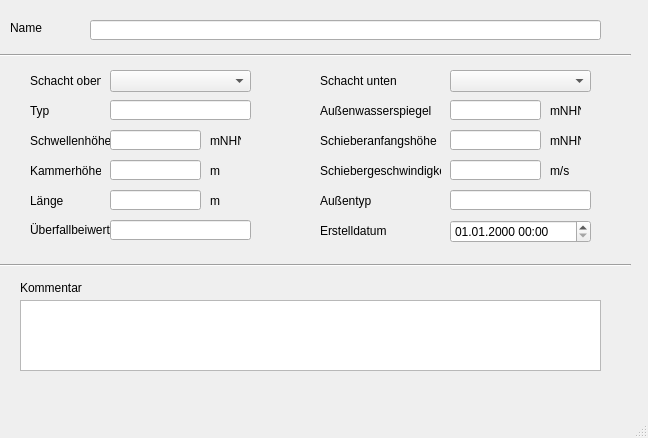
<?xml version="1.0" encoding="UTF-8"?>
<ui version="4.0">
 <class>MainWindow</class>
 <widget class="QMainWindow" name="MainWindow">
  <property name="geometry">
   <rect>
    <x>0</x>
    <y>0</y>
    <width>648</width>
    <height>438</height>
   </rect>
  </property>
  <property name="windowTitle">
   <string>MainWindow</string>
  </property>
  <widget class="QWidget" name="centralwidget">
   <widget class="QLabel" name="label">
    <property name="geometry">
     <rect>
      <x>10</x>
      <y>20</y>
      <width>46</width>
      <height>16</height>
     </rect>
    </property>
    <property name="text">
     <string>Name</string>
    </property>
   </widget>
   <widget class="QLabel" name="label_54">
    <property name="geometry">
     <rect>
      <x>30</x>
      <y>100</y>
      <width>71</width>
      <height>21</height>
     </rect>
    </property>
    <property name="text">
     <string>Typ</string>
    </property>
   </widget>
   <widget class="QLabel" name="label_61">
    <property name="geometry">
     <rect>
      <x>30</x>
      <y>220</y>
      <width>81</width>
      <height>20</height>
     </rect>
    </property>
    <property name="text">
     <string>Überfallbeiwert</string>
    </property>
   </widget>
   <widget class="QLabel" name="label_51">
    <property name="geometry">
     <rect>
      <x>320</x>
      <y>100</y>
      <width>121</width>
      <height>21</height>
     </rect>
    </property>
    <property name="text">
     <string>Außenwasserspiegel</string>
    </property>
   </widget>
   <widget class="QLabel" name="label_7">
    <property name="geometry">
     <rect>
      <x>30</x>
      <y>160</y>
      <width>71</width>
      <height>21</height>
     </rect>
    </property>
    <property name="text">
     <string>Kammerhöhe</string>
    </property>
   </widget>
   <widget class="QLabel" name="label_10">
    <property name="geometry">
     <rect>
      <x>320</x>
      <y>130</y>
      <width>121</width>
      <height>21</height>
     </rect>
    </property>
    <property name="text">
     <string>Schieberanfangshöhe</string>
    </property>
   </widget>
   <widget class="QLabel" name="label_11">
    <property name="geometry">
     <rect>
      <x>320</x>
      <y>190</y>
      <width>91</width>
      <height>21</height>
     </rect>
    </property>
    <property name="text">
     <string>Außentyp</string>
    </property>
   </widget>
   <widget class="QLabel" name="label_6">
    <property name="geometry">
     <rect>
      <x>30</x>
      <y>130</y>
      <width>81</width>
      <height>21</height>
     </rect>
    </property>
    <property name="text">
     <string>Schwellenhöhe</string>
    </property>
   </widget>
   <widget class="QLabel" name="label_17">
    <property name="geometry">
     <rect>
      <x>30</x>
      <y>190</y>
      <width>61</width>
      <height>21</height>
     </rect>
    </property>
    <property name="text">
     <string>Länge</string>
    </property>
   </widget>
   <widget class="QLabel" name="label_12">
    <property name="geometry">
     <rect>
      <x>320</x>
      <y>160</y>
      <width>121</width>
      <height>21</height>
     </rect>
    </property>
    <property name="text">
     <string>Schiebergeschwindigkeit</string>
    </property>
   </widget>
   <widget class="QLabel" name="label_3">
    <property name="geometry">
     <rect>
      <x>30</x>
      <y>70</y>
      <width>71</width>
      <height>21</height>
     </rect>
    </property>
    <property name="text">
     <string>Schacht oben</string>
    </property>
   </widget>
   <widget class="QLabel" name="label_9">
    <property name="geometry">
     <rect>
      <x>320</x>
      <y>70</y>
      <width>81</width>
      <height>21</height>
     </rect>
    </property>
    <property name="text">
     <string>Schacht unten</string>
    </property>
   </widget>
   <widget class="QLabel" name="label_70">
    <property name="geometry">
     <rect>
      <x>320</x>
      <y>220</y>
      <width>71</width>
      <height>21</height>
     </rect>
    </property>
    <property name="text">
     <string>Erstelldatum</string>
    </property>
   </widget>
   <widget class="Line" name="line">
    <property name="geometry">
     <rect>
      <x>0</x>
      <y>40</y>
      <width>631</width>
      <height>31</height>
     </rect>
    </property>
    <property name="orientation">
     <enum>Qt::Horizontal</enum>
    </property>
   </widget>
   <widget class="Line" name="line_2">
    <property name="geometry">
     <rect>
      <x>0</x>
      <y>250</y>
      <width>631</width>
      <height>31</height>
     </rect>
    </property>
    <property name="orientation">
     <enum>Qt::Horizontal</enum>
    </property>
   </widget>
   <widget class="QLabel" name="label_14">
    <property name="geometry">
     <rect>
      <x>20</x>
      <y>280</y>
      <width>81</width>
      <height>16</height>
     </rect>
    </property>
    <property name="text">
     <string>Kommentar</string>
    </property>
   </widget>
   <widget class="QLineEdit" name="wnam">
    <property name="geometry">
     <rect>
      <x>90</x>
      <y>20</y>
      <width>511</width>
      <height>20</height>
     </rect>
    </property>
   </widget>
   <widget class="QComboBox" name="schoben">
    <property name="geometry">
     <rect>
      <x>110</x>
      <y>70</y>
      <width>141</width>
      <height>22</height>
     </rect>
    </property>
   </widget>
   <widget class="QLineEdit" name="schwellenhoehe">
    <property name="geometry">
     <rect>
      <x>110</x>
      <y>130</y>
      <width>91</width>
      <height>20</height>
     </rect>
    </property>
   </widget>
   <widget class="QLineEdit" name="kammerhoehe">
    <property name="geometry">
     <rect>
      <x>110</x>
      <y>160</y>
      <width>91</width>
      <height>20</height>
     </rect>
    </property>
   </widget>
   <widget class="QLineEdit" name="laenge">
    <property name="geometry">
     <rect>
      <x>110</x>
      <y>190</y>
      <width>91</width>
      <height>20</height>
     </rect>
    </property>
   </widget>
   <widget class="QLineEdit" name="uebeiwert">
    <property name="geometry">
     <rect>
      <x>110</x>
      <y>220</y>
      <width>141</width>
      <height>20</height>
     </rect>
    </property>
   </widget>
   <widget class="QComboBox" name="schunten">
    <property name="geometry">
     <rect>
      <x>450</x>
      <y>70</y>
      <width>141</width>
      <height>22</height>
     </rect>
    </property>
   </widget>
   <widget class="QLineEdit" name="schieberhanf">
    <property name="geometry">
     <rect>
      <x>450</x>
      <y>130</y>
      <width>91</width>
      <height>20</height>
     </rect>
    </property>
   </widget>
   <widget class="QLineEdit" name="schiebergeschw">
    <property name="geometry">
     <rect>
      <x>450</x>
      <y>160</y>
      <width>91</width>
      <height>20</height>
     </rect>
    </property>
   </widget>
   <widget class="QLineEdit" name="aussenwsp">
    <property name="geometry">
     <rect>
      <x>450</x>
      <y>100</y>
      <width>91</width>
      <height>20</height>
     </rect>
    </property>
   </widget>
   <widget class="QLineEdit" name="aussentyp">
    <property name="geometry">
     <rect>
      <x>450</x>
      <y>190</y>
      <width>141</width>
      <height>20</height>
     </rect>
    </property>
   </widget>
   <widget class="QTextEdit" name="kommentar">
    <property name="geometry">
     <rect>
      <x>20</x>
      <y>300</y>
      <width>581</width>
      <height>71</height>
     </rect>
    </property>
   </widget>
   <widget class="QLineEdit" name="wehrtyp">
    <property name="geometry">
     <rect>
      <x>110</x>
      <y>100</y>
      <width>141</width>
      <height>20</height>
     </rect>
    </property>
   </widget>
   <widget class="QgsDateTimeEdit" name="createdat">
    <property name="geometry">
     <rect>
      <x>450</x>
      <y>220</y>
      <width>141</width>
      <height>23</height>
     </rect>
    </property>
    <property name="currentSection">
     <enum>QDateTimeEdit::DaySection</enum>
    </property>
    <property name="displayFormat">
     <string>dd.MM.yyyy HH:mm</string>
    </property>
   </widget>
   <widget class="QLabel" name="label_2">
    <property name="geometry">
     <rect>
      <x>210</x>
      <y>130</y>
      <width>31</width>
      <height>21</height>
     </rect>
    </property>
    <property name="text">
     <string>mNHN</string>
    </property>
   </widget>
   <widget class="QLabel" name="label_4">
    <property name="geometry">
     <rect>
      <x>210</x>
      <y>160</y>
      <width>31</width>
      <height>21</height>
     </rect>
    </property>
    <property name="text">
     <string>m</string>
    </property>
   </widget>
   <widget class="QLabel" name="label_5">
    <property name="geometry">
     <rect>
      <x>210</x>
      <y>190</y>
      <width>31</width>
      <height>21</height>
     </rect>
    </property>
    <property name="text">
     <string>m</string>
    </property>
   </widget>
   <widget class="QLabel" name="label_8">
    <property name="geometry">
     <rect>
      <x>550</x>
      <y>100</y>
      <width>31</width>
      <height>21</height>
     </rect>
    </property>
    <property name="text">
     <string>mNHN</string>
    </property>
   </widget>
   <widget class="QLabel" name="label_13">
    <property name="geometry">
     <rect>
      <x>550</x>
      <y>130</y>
      <width>31</width>
      <height>21</height>
     </rect>
    </property>
    <property name="text">
     <string>mNHN</string>
    </property>
   </widget>
   <widget class="QLabel" name="label_15">
    <property name="geometry">
     <rect>
      <x>550</x>
      <y>160</y>
      <width>31</width>
      <height>21</height>
     </rect>
    </property>
    <property name="text">
     <string>m/s</string>
    </property>
   </widget>
  </widget>
  <widget class="QMenuBar" name="menubar">
   <property name="geometry">
    <rect>
     <x>0</x>
     <y>0</y>
     <width>648</width>
     <height>21</height>
    </rect>
   </property>
  </widget>
  <widget class="QStatusBar" name="statusbar"/>
 </widget>
 <customwidgets>
  <customwidget>
   <class>QgsDateTimeEdit</class>
   <extends>QDateTimeEdit</extends>
   <header>qgsdatetimeedit.h</header>
  </customwidget>
 </customwidgets>
 <tabstops>
  <tabstop>wnam</tabstop>
  <tabstop>schoben</tabstop>
  <tabstop>schunten</tabstop>
  <tabstop>wehrtyp</tabstop>
  <tabstop>schwellenhoehe</tabstop>
  <tabstop>kammerhoehe</tabstop>
  <tabstop>laenge</tabstop>
  <tabstop>uebeiwert</tabstop>
  <tabstop>aussenwsp</tabstop>
  <tabstop>schieberhanf</tabstop>
  <tabstop>schiebergeschw</tabstop>
  <tabstop>aussentyp</tabstop>
  <tabstop>kommentar</tabstop>
 </tabstops>
 <resources/>
 <connections/>
</ui>
